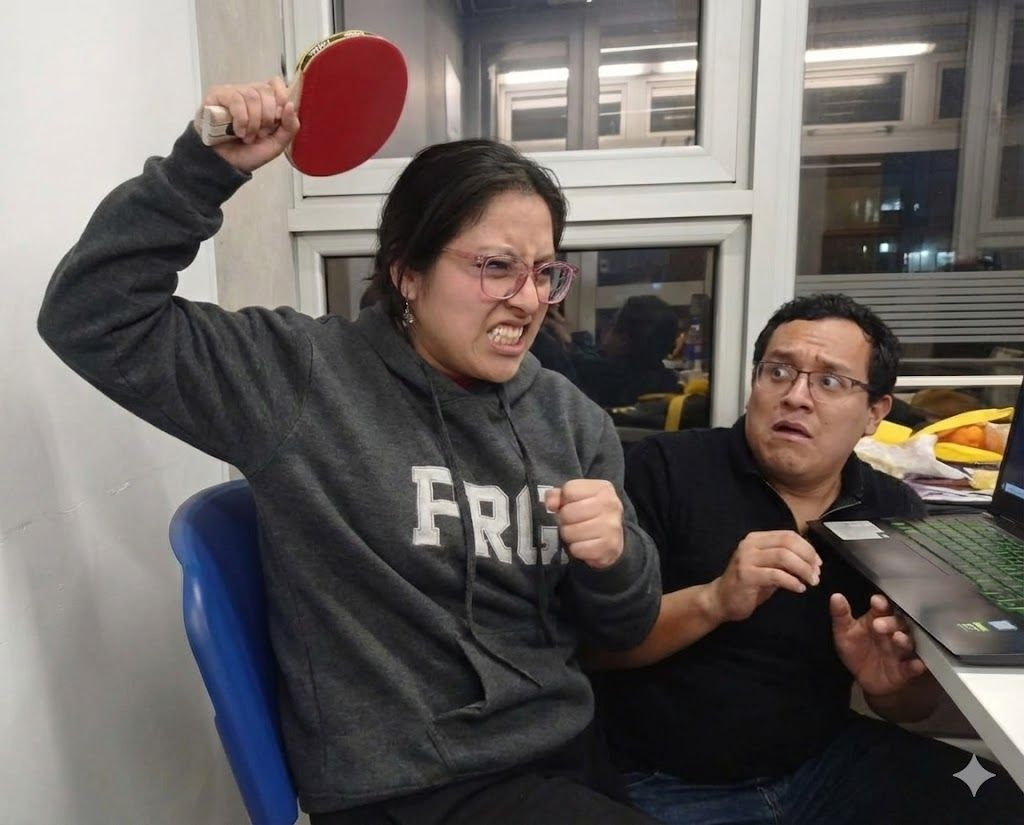
#> input picture images/escena-1-org.jpeg, 1024 x 825 px
$ python image_to_points.py images/escena-1-org.jpeg out.png 100 100
#> lines starting #> are read from the running program, lines starting #| are printed output that depends on the picture
#!/usr/bin/env python3
"""
Script para convertir imágenes a puntos espaciales
Uso: python3 image_to_points.py <imagen> <salida.csv>
"""

import sys
from PIL import Image
import numpy as np

def image_to_points(image_path, output_csv, threshold=128, max_size=500):
    """
    Convierte una imagen a una nube de puntos

    Args:
        image_path: Ruta a la imagen
        output_csv: Ruta del archivo CSV de salida
        threshold: Umbral de intensidad (0-255)
        max_size: Tamaño máximo de la imagen (píxeles)
    """
#> called with image_path = 'images/escena-1-org.jpeg', output_csv = 'out.png', threshold = 100, max_size = 100
    try:
        # Cargar imagen
        img = Image.open(image_path)
#> img is the input picture: PIL image 1024x825 RGB; mean R, G, B 103.2, 96.6, 93.7
        print(f"Imagen cargada: {img.width}x{img.height}, modo: {img.mode}")
#| Imagen cargada: 1024x825, modo: RGB

        # Convertir a escala de grises
        img_gray = img.convert('L')
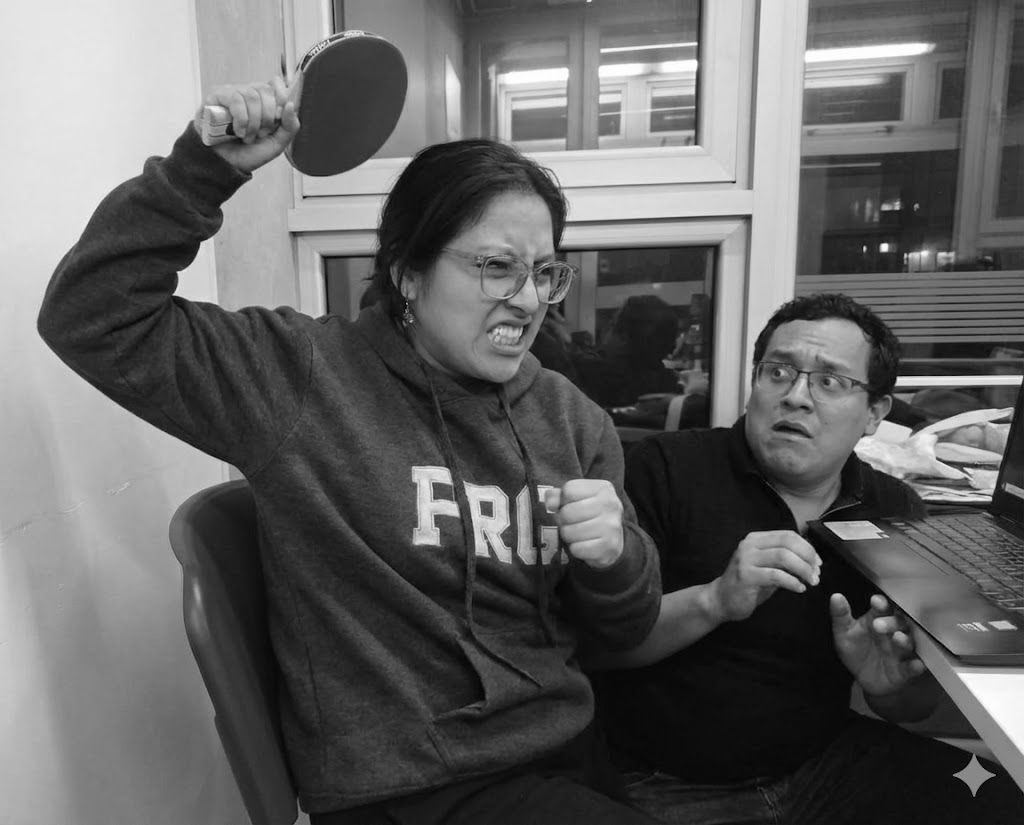
#> img_gray: PIL image 1024x825 L; min 0, max 255, mean 98.2

        # Redimensionar si es muy grande
        if img_gray.width > max_size or img_gray.height > max_size:
            original_size = (img_gray.width, img_gray.height)
#> original_size = (1024, 825)
            img_gray.thumbnail((max_size, max_size), Image.Resampling.LANCZOS)
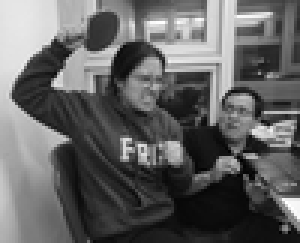
#> img_gray: PIL image 100x81 L (shown 3 times larger); min 0, max 255, mean 98.2
            print(f"Redimensionada de {original_size} a {img_gray.size}")
#| Redimensionada de (1024, 825) a (100, 81)

        # Convertir a numpy array
        pixels = np.array(img_gray)
        height, width = pixels.shape
#> height = 81; width = 100

        # Generar puntos
        points = []

        for y in range(height):
            for x in range(width):
                # Invertir: píxeles oscuros = puntos
                intensity = 255 - pixels[y, x]
                if intensity > threshold:
                    # Normalizar coordenadas a rango 0-100
                    nx = (x / width) * 100.0
                    ny = (y / height) * 100.0
                    points.append((len(points), nx, ny))
#> after the loop, points = 6066 items, first 6: (0, 32, 0), (1, 33, 0), (2, 34, 0), (3, 35, 0), (4, 36, 0), (5, 37, 0)

        # Guardar a CSV
        with open(output_csv, 'w') as f:
            f.write("id\tx\ty\n")
            for point_id, px, py in points:
                f.write(f"{point_id}\t{px:.6f}\t{py:.6f}\n")
#> this loop made 6066 passes
#> (px, py) on passes 1 to 3: (32, 0), (33, 0), (34, 0)

        print(f"✓ {len(points)} puntos generados")
#| ✓ 6066 puntos generados
        print(f"✓ Guardado en: {output_csv}")
        return 0

    except FileNotFoundError:
        print(f"ERROR: Archivo no encontrado: {image_path}")
        return 1
    except Exception as e:
        print(f"ERROR: {str(e)}")
        import traceback
        traceback.print_exc()
        return 1

def main():
    if len(sys.argv) < 3:
        print("Uso: python3 image_to_points.py <imagen> <salida.csv> [threshold] [max_size]")
        print("\nEjemplos:")
        print("  python3 image_to_points.py logo.png logo_points.csv")
        print("  python3 image_to_points.py foto.jpg puntos.csv 100 800")
        print("\nParámetros:")
        print("  threshold: Umbral de intensidad (default: 128)")
        print("  max_size: Tamaño máximo en píxeles (default: 500)")
        return 1

    image_path = sys.argv[1]
    output_csv = sys.argv[2]
    threshold = int(sys.argv[3]) if len(sys.argv) > 3 else 128
    max_size = int(sys.argv[4]) if len(sys.argv) > 4 else 500

    print(f"Convirtiendo: {image_path}")
    print(f"Umbral: {threshold}, Tamaño máx: {max_size}")
    print("-" * 50)

    return image_to_points(image_path, output_csv, threshold, max_size)

if __name__ == "__main__":
    sys.exit(main())
#> (the program exits here)
